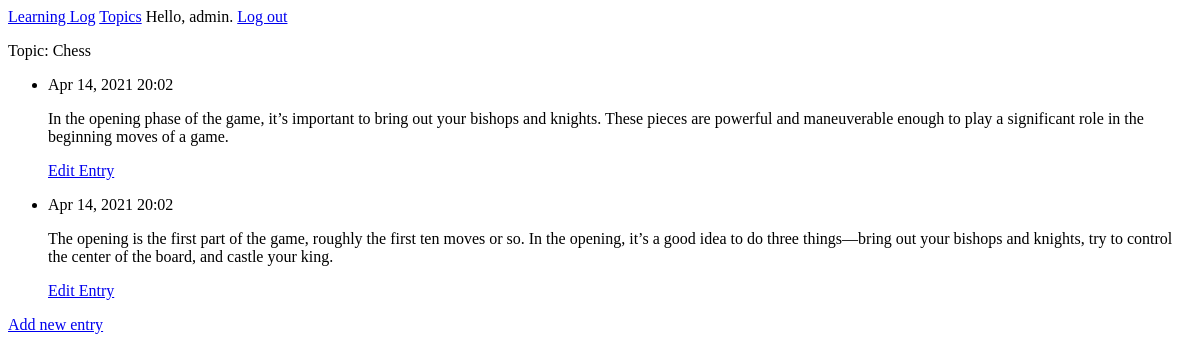
The page /topics/1/ (signed in) on the database as committed earlier.
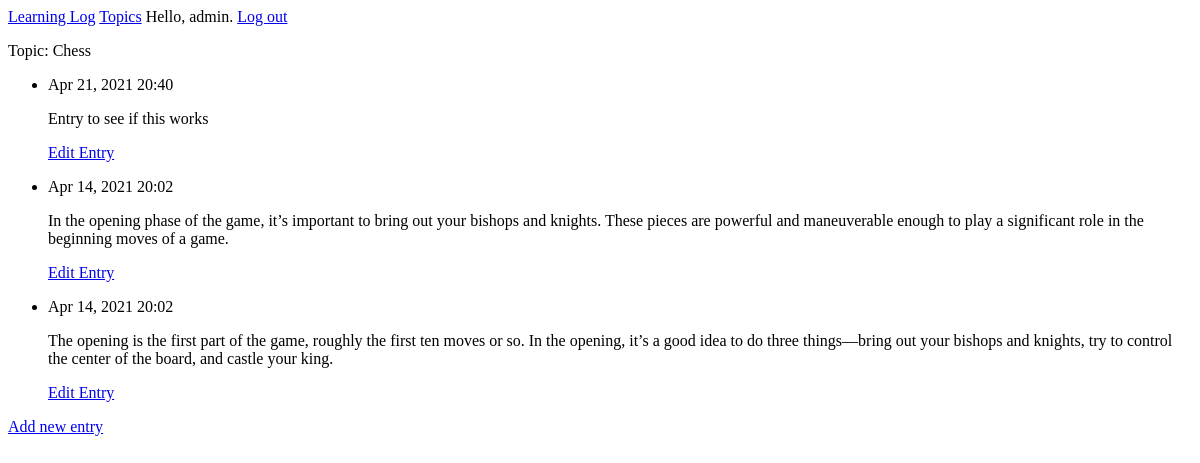
The same page on the database as committed later.
### MainApp/models.py (models this page shows, shortened)
class Topic(models.Model):
    text = models.CharField(max_length=200)
    date_added = models.DateTimeField(auto_now_add=True)
    owner = models.ForeignKey(User, on_delete=models.CASCADE)
    def __str__(self):
        return self.text

class Entry(models.Model):
    topic = models.ForeignKey(Topic, on_delete=models.CASCADE)
    text = models.TextField()
    date_added = models.DateTimeField(auto_now_add=True)
    class Meta:
        verbose_name_plural = "entries"

### MainApp/views.py (the view)
# urls.py: path("topics/<int:topic_id>/", views.topic, name="topic"),
@login_required
def topic(request, topic_id):
    topic = Topic.objects.get(id=topic_id)
    entries = topic.entry_set.order_by("-date_added")
    if topic.owner != request.user:
        raise Http404
    context = {"topic": topic, "entries": entries}
    return render(request, "MainApp/topic.html", context)

### MainApp/templates/MainApp/topic.html
{% extends "MainApp/base.html" %}
{% block content %}
<p>Topic: {{topic}}</p>
<ul>
    {% for entry in entries %}
    <li>
        <p>{{entry.date_added|date:'M d, Y H:i'}}</p>
        <p> {{entry.text | linebreaks }}</p>
        <p>
            <a href="{% url 'MainApp:edit_entry' entry.id %}">Edit Entry</a>
        </p>
    </li>
    {% empty %}
    <li>There are no entries for this topic yet.</li>
    {% endfor %}
</ul>
<p> <a href="{% url 'MainApp:new_entry' topic.id %}">Add new entry</a></p>
{% endblock content %}

### MainApp/templates/MainApp/base.html
<p>
    <a href="{% url 'MainApp:index' %}">Learning Log</a>
    <a href="{% url 'MainApp:topics1' %}">Topics</a>
    {% if user.is_authenticated %}
    Hello, {{user.username}}.
    <a href="{% url 'users:logout' %}">Log out</a>
    {% else %}
    <a href="{% url 'users:register' %}">Register</a>
    <a href="{% url 'users:login' %}">Log in</a>
    {% endif %}
</p>
{% block content %}{% endblock content %}

Rows that differ between the two databases and show on the page:
added Entry: date_added "Apr 21, 2021 20:40", text "Entry to see if this works"
